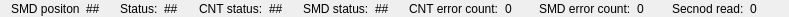
<?xml version="1.0" encoding="UTF-8"?>
<ui version="4.0">
 <class>StatusWidget</class>
 <widget class="QWidget" name="StatusWidget">
  <property name="geometry">
   <rect>
    <x>0</x>
    <y>0</y>
    <width>789</width>
    <height>17</height>
   </rect>
  </property>
  <property name="windowTitle">
   <string>Form</string>
  </property>
  <layout class="QHBoxLayout" name="horizontalLayout">
   <property name="spacing">
    <number>6</number>
   </property>
   <property name="topMargin">
    <number>0</number>
   </property>
   <property name="bottomMargin">
    <number>0</number>
   </property>
   <item>
    <widget class="QLabel" name="label_7">
     <property name="text">
      <string>SMD positon</string>
     </property>
    </widget>
   </item>
   <item>
    <widget class="QLabel" name="lbSmdPosition">
     <property name="text">
      <string>##</string>
     </property>
    </widget>
   </item>
   <item>
    <widget class="QLabel" name="label_5">
     <property name="text">
      <string>Status:</string>
     </property>
    </widget>
   </item>
   <item>
    <widget class="QLabel" name="lbStatus">
     <property name="text">
      <string>##</string>
     </property>
    </widget>
   </item>
   <item>
    <widget class="QLabel" name="label">
     <property name="text">
      <string>CNT status:</string>
     </property>
    </widget>
   </item>
   <item>
    <widget class="QLabel" name="lbCntStatus">
     <property name="text">
      <string>##</string>
     </property>
    </widget>
   </item>
   <item>
    <widget class="QLabel" name="label_2">
     <property name="text">
      <string>SMD status:</string>
     </property>
    </widget>
   </item>
   <item>
    <widget class="QLabel" name="lbSmdStatus">
     <property name="text">
      <string>##</string>
     </property>
    </widget>
   </item>
   <item>
    <widget class="QLabel" name="label_3">
     <property name="text">
      <string>CNT error count:</string>
     </property>
    </widget>
   </item>
   <item>
    <widget class="QLabel" name="lbCntErrorCount">
     <property name="text">
      <string>0</string>
     </property>
    </widget>
   </item>
   <item>
    <widget class="QLabel" name="label_4">
     <property name="text">
      <string>SMD error count:</string>
     </property>
    </widget>
   </item>
   <item>
    <widget class="QLabel" name="lbSmdErrorCount">
     <property name="text">
      <string>0</string>
     </property>
    </widget>
   </item>
   <item>
    <widget class="QLabel" name="label_6">
     <property name="text">
      <string>Secnod read:</string>
     </property>
    </widget>
   </item>
   <item>
    <widget class="QLabel" name="lbSecondRead">
     <property name="text">
      <string>0</string>
     </property>
    </widget>
   </item>
  </layout>
 </widget>
 <resources/>
 <connections/>
</ui>
